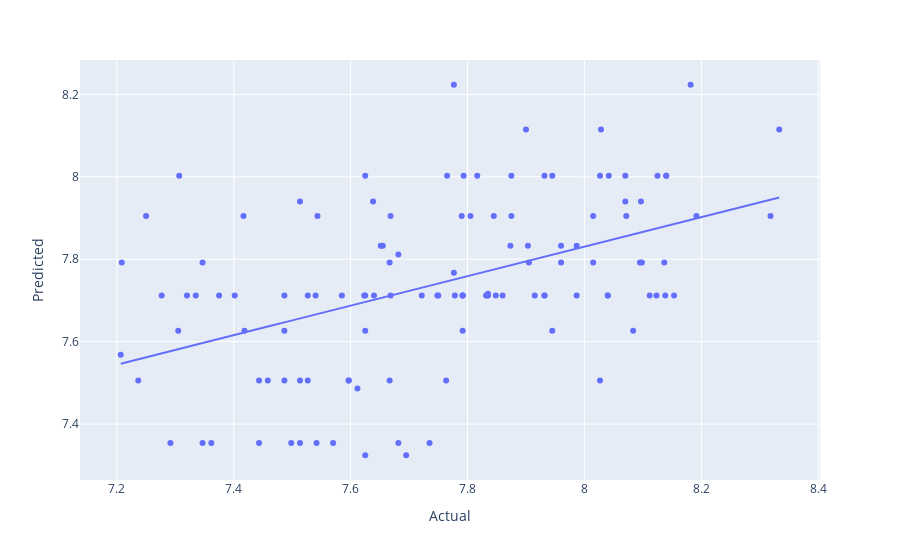
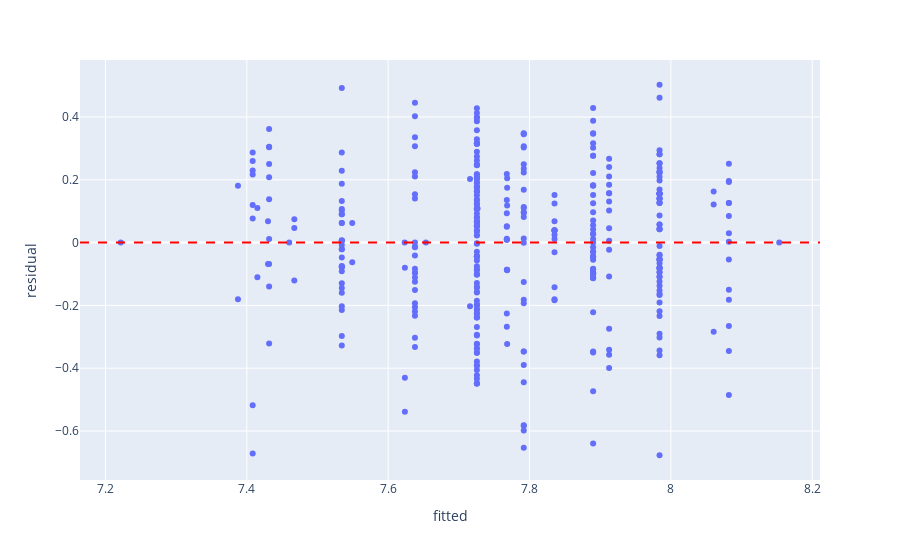

The code cell stored with these charts, in order, in its notebook:
### Code cell
# Model with country and species as predictors
model = smf.ols(formula='total_quality~country+species',data=coffee).fit()
print(model.summary())

plt.figure(figsize=(15,6))

palette = ["#6F4E37", "#C04040"]

sns.pointplot(
    x='country',
    y='total_quality',
    hue='species',
    data=coffee,
    palette=palette,
    dodge=True,
    markers=['o','s'],
    linestyles=['-', '--']
)

plt.xticks(rotation=45)
plt.title("Interaction Between Country and Species Predicting Total Quality")
plt.ylabel("Mean Total Quality")
plt.xlabel("Country")
plt.show()

# One Hot Encoder
cats=["country", "species"]

preprocess=ColumnTransformer(transformers=[("encoder", OneHotEncoder(drop="first", handle_unknown='ignore'),cats)])

# Train-test split
X=coffee[['country','species']]
y=coffee['total_quality']

X_train,X_test,y_train,y_test=train_test_split(X,y,test_size=0.3,random_state=123)
ols=Pipeline(steps=[("preprocess", preprocess), ("model", LinearRegression())])
ols.fit(X_train, y_train)

# Train-test split
X=coffee[['country','species']]
y=coffee['total_quality']

X_train,X_test,y_train,y_test=train_test_split(X,y,test_size=0.3,random_state=123)
ols=Pipeline(steps=[("preprocess", preprocess), ("model", LinearRegression())])
ols.fit(X_train, y_train)

model1=ols.named_steps["model"]
predictors=ols.named_steps["preprocess"].get_feature_names_out()

charges_pred=ols.predict(X_test)
mse=mean_squared_error(y_test, charges_pred)
rmse=mse**0.5
print(rmse)

dat=pd.DataFrame({"Actual": y_test, "Predicted": charges_pred})

fig = px.scatter(dat,x="Actual",y="Predicted", trendline="ols")
fig.show()

# Residual vs. fitted plot
coffee['residual']=model.resid
coffee['fitted']=model.fittedvalues

fig=px.scatter(coffee, x="fitted", y="residual")
fig.add_hline(y=0, line_dash="dash", line_color="red")
fig.show()

# Partial regression plots
include=["species[T.Robusta]","country[T.Cambodia]"]
graph=plt.figure(figsize=(10,10))
plot_partregress_grid(model, fig=graph,exog_idx=include)
plt.show()

### Figure 1 — Plotly figure (JSON) as saved in the notebook; plotly's stock layout.template omitted (floating-point values rounded to 4 significant figures)
{"data": [{"hovertemplate": "Actual=%{x}<br>Predicted=%{y}<extra></extra>", "legendgroup": "", "marker": {"color": "#636efa", "symbol": "circle"}, "mode": "markers", "name": "", "orientation": "v", "showlegend": false, "type": "scatter", "x": [7.763, 8.027, 7.792, 7.832, 7.25, 7.417, 7.96, 7.792, 8.333, 7.86, 7.668, 7.765, 7.625, 8.095, 7.597, 7.347, 7.623, 7.543, 8.015, 8.153, 8.027, 7.277, 7.905, 7.778, 8.138, 7.987, 8.112, 8.125, 7.655, 7.487, 7.682, 7.845, 7.32, 7.612, 7.945, 7.57, 7.625, 8.028, 7.932, 7.237, 7.805, 7.777, 7.402, 7.443, 7.79, 8.04, 7.748, 7.667, 7.695, 7.667, 8.07, 7.527, 7.597, 7.307, 7.932, 8.072, 8.137, 7.64, 7.987, 7.903, 8.083, 8.097, 7.932, 8.07, 7.208, 7.347, 7.458, 7.487, 7.625, 7.777, 7.915, 7.418, 7.833, 7.945, 7.542, 7.54, 7.585, 7.9, 7.792, 7.735, 7.513, 7.498, 8.192, 7.527, 8.14, 7.638, 7.513, 7.652, 7.873, 7.668, 7.75, 7.835, 7.817, 7.875, 8.318, 7.722, 7.362, 7.443, 8.015, 8.042, 7.682, 7.625, 7.487, 8.123, 7.848, 7.835, 7.96, 8.04, 7.207, 8.098, 7.335, 7.792, 7.292, 8.14, 7.875, 8.182, 7.513, 7.305, 7.375, 7.793], "xaxis": "x", "y": [7.506, 7.506, 7.712, 7.712, 7.905, 7.905, 7.792, 7.627, 8.115, 7.712, 7.712, 8.002, 8.002, 7.792, 7.506, 7.792, 7.712, 7.905, 7.792, 7.712, 8.002, 7.712, 7.792, 7.712, 7.712, 7.712, 7.712, 8.002, 7.833, 7.712, 7.812, 7.905, 7.712, 7.487, 8.002, 7.354, 7.324, 8.115, 7.712, 7.506, 7.905, 8.223, 7.712, 7.354, 7.905, 7.712, 7.712, 7.792, 7.324, 7.506, 7.94, 7.506, 7.506, 8.002, 8.002, 7.905, 7.792, 7.712, 7.833, 7.833, 7.627, 7.94, 7.712, 8.002, 7.792, 7.354, 7.506, 7.506, 7.712, 7.767, 7.712, 7.627, 7.712, 7.627, 7.354, 7.712, 7.712, 8.115, 7.712, 7.354, 7.94, 7.354, 7.905, 7.712, 8.002, 7.94, 7.506, 7.833, 7.833, 7.905, 7.712, 7.716, 8.002, 8.002, 7.905, 7.712, 7.354, 7.506, 7.905, 8.002, 7.354, 7.627, 7.627, 7.712, 7.712, 7.712, 7.833, 7.712, 7.568, 7.792, 7.712, 7.712, 7.354, 8.002, 7.905, 8.223, 7.354, 7.627, 7.712, 8.002], "yaxis": "y"}, {"hovertemplate": "<b>OLS trendline</b><br>Predicted = 0.358043 * Actual + 4.96626<br>R<sup>2</sup>=0.220108<br><br>Actual=%{x}<br>Predicted=%{y} <b>(trend)</b><extra></extra>", "legendgroup": "", "marker": {"color": "#636efa", "symbol": "circle"}, "mode": "lines", "name": "", "showlegend": false, "type": "scatter", "x": [7.207, 7.208, 7.237, 7.25, 7.277, 7.292, 7.305, 7.307, 7.32, 7.335, 7.347, 7.347, 7.362, 7.375, 7.402, 7.417, 7.418, 7.443, 7.443, 7.458, 7.487, 7.487, 7.487, 7.498, 7.513, 7.513, 7.513, 7.527, 7.527, 7.54, 7.542, 7.543, 7.57, 7.585, 7.597, 7.597, 7.612, 7.623, 7.625, 7.625, 7.625, 7.625, 7.638, 7.64, 7.652, 7.655, 7.667, 7.667, 7.668, 7.668, 7.682, 7.682, 7.695, 7.722, 7.735, 7.748, 7.75, 7.763, 7.765, 7.777, 7.777, 7.778, 7.79, 7.792, 7.792, 7.792, 7.792, 7.793, 7.805, 7.817, 7.832, 7.833, 7.835, 7.835, 7.845, 7.848, 7.86, 7.873, 7.875, 7.875, 7.9, 7.903, 7.905, 7.915, 7.932, 7.932, 7.932, 7.945, 7.945, 7.96, 7.96, 7.987, 7.987, 8.015, 8.015, 8.027, 8.027, 8.028, 8.04, 8.04, 8.042, 8.07, 8.07, 8.072, 8.083, 8.095, 8.097, 8.098, 8.112, 8.123, 8.125, 8.137, 8.138, 8.14, 8.14, 8.153, 8.182, 8.192, 8.318, 8.333], "xaxis": "x", "y": [7.547, 7.547, 7.557, 7.562, 7.572, 7.577, 7.582, 7.582, 7.587, 7.593, 7.597, 7.597, 7.602, 7.607, 7.616, 7.622, 7.622, 7.631, 7.631, 7.637, 7.647, 7.647, 7.647, 7.651, 7.656, 7.656, 7.656, 7.661, 7.661, 7.666, 7.666, 7.667, 7.677, 7.682, 7.686, 7.686, 7.692, 7.696, 7.696, 7.696, 7.696, 7.696, 7.701, 7.702, 7.706, 7.707, 7.711, 7.711, 7.712, 7.712, 7.717, 7.717, 7.721, 7.731, 7.736, 7.74, 7.741, 7.746, 7.746, 7.751, 7.751, 7.751, 7.755, 7.756, 7.756, 7.756, 7.756, 7.757, 7.761, 7.765, 7.77, 7.771, 7.772, 7.772, 7.775, 7.776, 7.78, 7.785, 7.786, 7.786, 7.795, 7.796, 7.797, 7.8, 7.806, 7.806, 7.806, 7.811, 7.811, 7.816, 7.816, 7.826, 7.826, 7.836, 7.836, 7.84, 7.84, 7.841, 7.845, 7.845, 7.846, 7.856, 7.856, 7.856, 7.86, 7.865, 7.865, 7.866, 7.871, 7.875, 7.875, 7.88, 7.88, 7.881, 7.881, 7.886, 7.896, 7.899, 7.945, 7.95], "yaxis": "y"}], "layout": {"legend": {"tracegroupgap": 0}, "margin": {"t": 60}, "xaxis": {"anchor": "y", "domain": [0, 1], "title": {"text": "Actual"}}, "yaxis": {"anchor": "x", "domain": [0, 1], "title": {"text": "Predicted"}}}}

### Figure 2 — Plotly figure (JSON) as saved in the notebook; plotly's stock layout.template omitted (floating-point values rounded to 4 significant figures; data arrays with more than 128 entries replaced by an {"elided": "..."} marker saying what was removed)
{"data": [{"hovertemplate": "fitted=%{x}<br>residual=%{y}<extra></extra>", "legendgroup": "", "marker": {"color": "#636efa", "symbol": "circle"}, "mode": "markers", "name": "", "orientation": "v", "showlegend": false, "type": "scatter", "x": {"elided": "398 float values"}, "xaxis": "x", "y": {"elided": "398 float values"}, "yaxis": "y"}], "layout": {"legend": {"tracegroupgap": 0}, "margin": {"t": 60}, "shapes": [{"line": {"color": "red", "dash": "dash"}, "type": "line", "x0": 0, "x1": 1, "xref": "x domain", "y0": 0, "y1": 0, "yref": "y"}], "xaxis": {"anchor": "y", "domain": [0, 1], "title": {"text": "fitted"}}, "yaxis": {"anchor": "x", "domain": [0, 1], "title": {"text": "residual"}}}}
